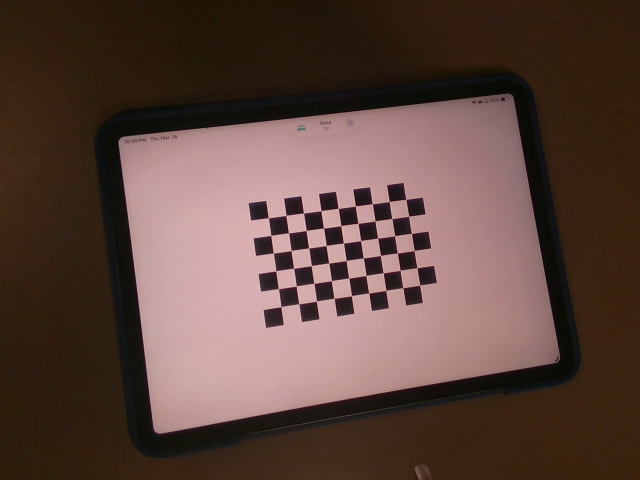
#> input picture Data/camera/camerapose1.png, 640 x 480 px; its folder holds only this picture in this run
$ jupyter execute calibration.ipynb
#> lines starting #> are read from the running program, lines starting #| are printed output that depends on the picture
[cell 1]
import numpy as np
import cv2 as cv
import glob
import os
import re

# termination criteria
criteria = (cv.TERM_CRITERIA_EPS + cv.TERM_CRITERIA_MAX_ITER, 30, 0.001)

# Inputs
num_squares_x = 10                               # Number of chessboard squares along the x-axis
num_squares_y = 7                               # Number of chessboard squares along the y-axis
num_interior_corners_x = num_squares_x - 1      # Number of interior corners along x-axis
num_interior_corners_y = num_squares_y - 1      # Number of interior corners along y-axis
checker_width = 10.006                           # Checker width (in mm)

# Generate corresponding world points for this pose checkerboard
objp = np.zeros((num_interior_corners_x * num_interior_corners_y, 3), np.float32)
objp[:, :2] = np.mgrid[0:num_interior_corners_x, 0:num_interior_corners_y].T.reshape(-1, 2)
objp = objp * checker_width

# Arrays to store object points and image points from all the images.
objpoints = [] # 3d point in real world space
imgpoints = [] # 2d points in image plane.

image_dir = 'Data/camera'
# Natural sort: handles camerapose1, camerapose2, ..., camerapose10 correctly
def natural_sort_key(filepath):
    filename = os.path.basename(filepath)
    return [int(text) if text.isdigit() else text.lower() for text in re.split(r'(\d+)', filename)]

images = sorted(glob.glob(os.path.join(image_dir, '*.png')), key=natural_sort_key)
print(f"Found {len(images)} images")

for fname in images:
    img = cv.imread(fname)
#> img is the input picture: shape (480, 640, 3); mean B, G, R 61.4, 69.7, 93.3
    if img is None:
        print(f"Failed to read {fname}")
        continue
    gray = cv.cvtColor(img, cv.COLOR_BGR2GRAY)
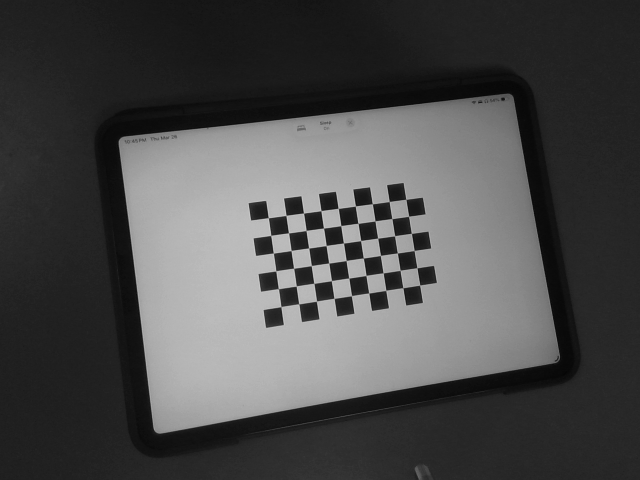
#> gray: shape (480, 640); min 5, max 202, mean 75.7

    # Find the chess board corners
    ret, corners = cv.findChessboardCorners(gray, (num_interior_corners_x, num_interior_corners_y), None)
#> ret = True; corners = 54 rows, first 8: [268.3, 217.6], [286, 215.4], [303.5, 213.1], [321, 210.6], [338.2, 208.4], [355.5, 206], [372.4, 203.7], [389.3, 201.5]

    # If found, add object points, image points (after refining them)
    if ret == True:
        objpoints.append(objp)

        corners2 = cv.cornerSubPix(gray, corners, (11,11), (-1,-1), criteria)
#> corners2 = 54 rows, first 8: [268.3, 217.7], [285.9, 215.4], [303.5, 213], [320.9, 210.6], [338.2, 208.4], [355.4, 206], [372.3, 203.7], [389.2, 201.5]
        imgpoints.append(corners2)
        print(f"Chessboard found in {os.path.basename(fname)}")
    else:
        print(f"Chessboard NOT found in {os.path.basename(fname)}")

print(f"\nSuccessfully detected {len(objpoints)} chessboards")

[cell 2]
import matplotlib.pyplot as plt
import matplotlib.patches as patches

# Create a summary of detection results
detection_results = []
for idx, fname in enumerate(images):
    img = cv.imread(fname)
    if img is None:
        continue
    gray = cv.cvtColor(img, cv.COLOR_BGR2GRAY)
    ret, corners = cv.findChessboardCorners(gray, (num_interior_corners_x, num_interior_corners_y), None)
    detection_results.append({
        'image': os.path.basename(fname),
        'detected': ret,
        'corners_count': len(corners) if ret else 0
    })

# Print summary table
print("=" * 70)
print(f"{'Image':<30} {'Detected':<15} {'Corners':<15}")
print("=" * 70)
for result in detection_results:
    status = "✓ Yes" if result['detected'] else "✗ No"
    print(f"{result['image']:<30} {status:<15} {result['corners_count']:<15}")
#> this loop made 1 pass
#> status on pass 1: '✓ Yes'
#> (printed output is left out)
print("=" * 70)
print(f"Total: {sum(1 for r in detection_results if r['detected'])} / {len(detection_results)} detected")
#| Total: 1 / 1 detected

# Visualize detected corners on all successful images
detected_count = sum(1 for r in detection_results if r['detected'])
#> detected_count = 1
cols = 4
rows = (detected_count + cols - 1) // cols
#> rows = 1

fig, axes = plt.subplots(rows, cols, figsize=(16, 4*rows))
axes = axes.flatten()

plot_idx = 0
for fname, result in zip(images, detection_results):
    if result['detected']:
        img = cv.imread(fname)
        img_rgb = cv.cvtColor(img, cv.COLOR_BGR2RGB)

        # Redraw corners for visualization
        gray = cv.cvtColor(img, cv.COLOR_BGR2GRAY)
        ret, corners = cv.findChessboardCorners(gray, (num_interior_corners_x, num_interior_corners_y), None)
        corners2 = cv.cornerSubPix(gray, corners, (11,11), (-1,-1), criteria)
        img_with_corners = cv.drawChessboardCorners(img_rgb.copy(), (num_interior_corners_x, num_interior_corners_y), corners2, ret)
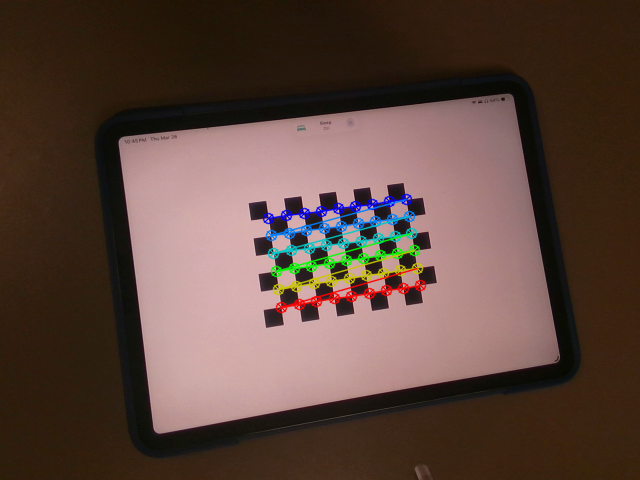
#> img_with_corners: shape (480, 640, 3); mean R, G, B 92.5, 70.2, 61.5

        axes[plot_idx].imshow(img_with_corners)
        axes[plot_idx].set_title(result['image'], fontsize=10)
        axes[plot_idx].axis('off')
        plot_idx += 1

# Hide unused subplots
for idx in range(plot_idx, len(axes)):
    axes[idx].axis('off')
#> this loop made 3 passes

plt.tight_layout()
plt.show()

print(f"\nDetailed summary: {len(objpoints)} images successfully calibrated")

[cell 3]
if len(objpoints) > 0:
    ret, mtx, dist, rvecs, tvecs = cv.calibrateCamera(objpoints, imgpoints, gray.shape[::-1], None, None)
#> ret = 0.052; mtx = [[609.4, 0, 343.2], [0, 612.4, 241.7], [0, 0, 1]]; dist = [[0.34, -32.46, 0.000479, -0.00265, 913.4]]; rvecs = ([-0.0901, -0.129, -0.146],); tvecs = ([-42.11, -13.39, 343.2],)
    print(f"Calibration successful")
else:
    print("ERROR: No chessboards detected. Cannot calibrate.")

[cell 4]
# Undistort all calibration images using remapping method
undistorted_dir = os.path.join(image_dir, 'undistorted')
os.makedirs(undistorted_dir, exist_ok=True)

print("Undistorting all images using remapping method...")
for fname in images:
    img = cv.imread(fname)
    if img is None:
        continue

    h, w = img.shape[:2]
    newcameramtx, roi = cv.getOptimalNewCameraMatrix(mtx, dist, (w, h), 1, (w, h))
#> newcameramtx = [[8424.3, 0, 272.4], [0, 2220.3, 231.7], [0, 0, 1]]; roi = (220, 222, 133, 19)

    # # Undistort using remapping (no cropping to preserve full checkerboard)
    # mapx, mapy = cv.initUndistortRectifyMap(mtx, dist, None, newcameramtx, (w, h), 5)
    # dst = cv.remap(img, mapx, mapy, cv.INTER_LINEAR)

    # Using OpenCV's built-in undistort function (alternative to remapping)
    dst = cv.undistort(img, mtx, dist, None, newcameramtx)
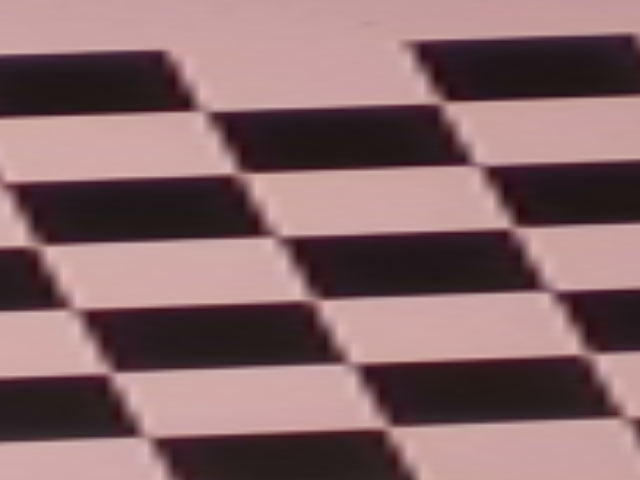
#> dst: shape (480, 640, 3); mean B, G, R 106.1, 104.1, 134.6

    # # crop the image
    # x, y, w, h = roi
    # dst = dst[y:y+h, x:x+w]

    # Save undistorted image (full size, no ROI cropping)
    output_name = os.path.basename(fname)
    output_path = os.path.join(undistorted_dir, f'undistorted_{output_name}')
    cv.imwrite(output_path, dst)

print(f"Saved {len(images)} undistorted images to {undistorted_dir}")

# Save complete calibration data for hand-eye calibration
calib_path = os.path.join(image_dir, 'calibration.npz')
np.savez(calib_path,
         mtx=mtx,                              # Camera intrinsic matrix (3x3)
         dist=dist,                            # Distortion coefficients
         rvecs=rvecs,                          # Rotation vectors (per chessboard pose)
         tvecs=tvecs,                          # Translation vectors (per chessboard pose)
         num_interior_corners_x=num_interior_corners_x,  # 9
         num_interior_corners_y=num_interior_corners_y,  # 6
         checker_width=checker_width)          # 10.006 mm

print(f"\n✓ Saved calibration data to: {calib_path}")
print("\nExported for hand-eye calibration:")
print(f"  - mtx: {mtx.shape} (camera intrinsic matrix)")
#|   - mtx: (3, 3) (camera intrinsic matrix)
print(f"  - dist: {dist.shape} (distortion coefficients)")
#|   - dist: (1, 5) (distortion coefficients)
print(f"  - rvecs: {len(rvecs)} poses (rotation vectors)")
#|   - rvecs: 1 poses (rotation vectors)
print(f"  - tvecs: {len(tvecs)} poses (translation vectors)")
#|   - tvecs: 1 poses (translation vectors)
print(f"  - Checkerboard: {num_interior_corners_x}×{num_interior_corners_y} corners @ {checker_width} mm spacing")

[cell 5]
print("Calculating reprojection error on calibration points...")
print("=" * 70)

mean_error = 0
errors_per_image = []

for i in range(len(objpoints)):
    imgpoints2, _ = cv.projectPoints(objpoints[i], rvecs[i], tvecs[i], mtx, dist)
    error = cv.norm(imgpoints[i], imgpoints2, cv.NORM_L2)/len(imgpoints2)
    mean_error += error
    errors_per_image.append(error)
#> this loop made 1 pass
#> (error, mean_error) on pass 1: (0.00707, 0.00707)
#> after the loop, errors_per_image = [0.00707]; mean_error = 0.00707

mean_error = mean_error/len(objpoints)

print(f"Mean Reprojection Error: {mean_error:.4f} pixels")
#| Mean Reprojection Error: 0.0071 pixels
print(f"Min Error: {min(errors_per_image):.4f} pixels")
#| Min Error: 0.0071 pixels
print(f"Max Error: {max(errors_per_image):.4f} pixels")
#| Max Error: 0.0071 pixels
print("=" * 70)
print(f"\n✓ All undistorted images saved to: {undistorted_dir}")
print(f"✓ Calibration parameters (mtx, dist) saved to: {os.path.join(image_dir, 'calibration.npz')}")
print("\nQuality Assessment:")
if mean_error < 0.5:
    print("  → EXCELLENT calibration quality")
elif mean_error < 1.0:
    print("  → GOOD calibration quality")
elif mean_error < 2.0:
    print("  → ACCEPTABLE calibration quality")
else:
    print("  → POOR calibration quality - consider retaking images")

[cell 6]
import matplotlib.pyplot as plt
import matplotlib.patches as mpatches

# Visualize reprojection errors
fig, axes = plt.subplots(2, 1, figsize=(14, 10))

# 1. Bar chart of errors per image
image_names = [os.path.basename(img) for img in images]
colors = ['red' if e > mean_error * 1.5 else 'orange' if e > mean_error else 'green' for e in errors_per_image]
#> colors = ['green']

ax = axes[0]
bars = ax.bar(range(len(errors_per_image)), errors_per_image, color=colors, alpha=0.7, edgecolor='black')
ax.axhline(y=mean_error, color='blue', linestyle='--', linewidth=2, label=f'Mean Error: {mean_error:.4f}')
ax.set_xlabel('Image Index', fontsize=12)
ax.set_ylabel('Reprojection Error (pixels)', fontsize=12)
ax.set_title('Reprojection Error per Calibration Image', fontsize=14, fontweight='bold')
ax.grid(axis='y', alpha=0.3)
ax.legend()
ax.set_xticks(range(len(errors_per_image)))
ax.set_xticklabels([str(i+1) for i in range(len(errors_per_image))], rotation=45)

# Add value labels on bars
for i, (bar, error) in enumerate(zip(bars, errors_per_image)):
    height = bar.get_height()
    ax.text(bar.get_x() + bar.get_width()/2., height,
            f'{error:.3f}', ha='center', va='bottom', fontsize=9)
#> this loop made 1 pass

# 2. Worst images highlight
ax = axes[1]
sorted_indices = sorted(range(len(errors_per_image)), key=lambda i: errors_per_image[i], reverse=True)
#> sorted_indices = [0]
worst_n = min(5, len(errors_per_image))
#> worst_n = 1
worst_indices = sorted_indices[:worst_n]
#> worst_indices = [0]

worst_names = [os.path.basename(images[i]) for i in worst_indices]
worst_errors = [errors_per_image[i] for i in worst_indices]
#> worst_errors = [0.00707]

bars = ax.barh(range(worst_n), worst_errors, color='coral', edgecolor='darkred', linewidth=2)
ax.set_yticks(range(worst_n))
ax.set_yticklabels(worst_names, fontsize=10)
ax.set_xlabel('Reprojection Error (pixels)', fontsize=12)
ax.set_title(f'Top {worst_n} Worst Calibration Images', fontsize=14, fontweight='bold')
ax.grid(axis='x', alpha=0.3)

# Add value labels
for i, (bar, error) in enumerate(zip(bars, worst_errors)):
    width = bar.get_width()
    ax.text(width, bar.get_y() + bar.get_height()/2.,
            f' {error:.4f}', ha='left', va='center', fontsize=10, fontweight='bold')
#> this loop made 1 pass

plt.tight_layout()
plt.show()
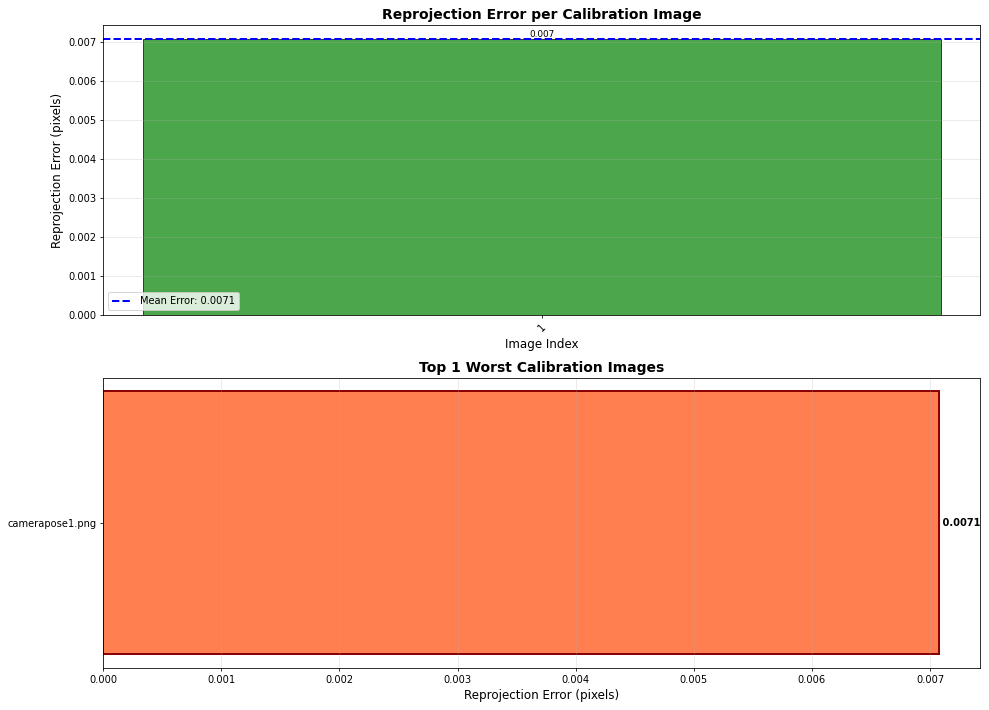
#> figure drawn by matplotlib, 2 panels

# Print error summary
print("\n" + "="*70)
print("REPROJECTION ERROR SUMMARY")
print("="*70)
print(f"\nImage-by-image breakdown:")
for i, (img, err) in enumerate(zip(image_names, errors_per_image)):
    status = "✓ Good" if err < mean_error else "⚠ High" if err > mean_error * 1.5 else "○ OK"
    print(f"  {i+1:2d}. {img:<30} {err:8.4f} px  {status}")
#> this loop made 1 pass
#> (printed output is left out)

print(f"\n{'-'*70}")
print(f"{'Metric':<30} {'Value':>15}")
print(f"{'-'*70}")
print(f"{'Mean Error':<30} {mean_error:>15.4f} px")
#| Mean Error                              0.0071 px
print(f"{'Min Error':<30} {min(errors_per_image):>15.4f} px (Image {errors_per_image.index(min(errors_per_image))+1})")
#| Min Error                               0.0071 px (Image 1)
print(f"{'Max Error':<30} {max(errors_per_image):>15.4f} px (Image {errors_per_image.index(max(errors_per_image))+1})")
#| Max Error                               0.0071 px (Image 1)
print(f"{'Std Dev':<30} {np.std(errors_per_image):>15.4f} px")
#| Std Dev                                 0.0000 px
print(f"{'-'*70}")
print(f"\nRecommendation: Images with error > {mean_error*1.5:.4f} px may need retaking.")
#| Recommendation: Images with error > 0.0106 px may need retaking.

$ run again, on Data/camera/camerapose13.png
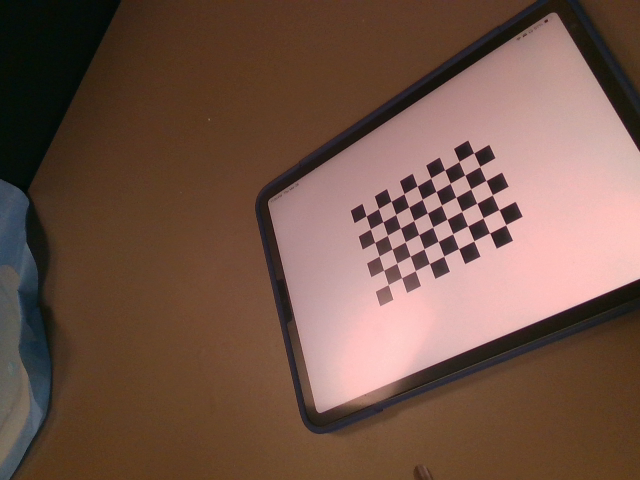
#> input picture Data/camera/camerapose13.png, 640 x 480 px
#> img is the input picture: shape (480, 640, 3); mean B, G, R 72.4, 85.4, 114.8
#> `gray = cv.cvtColor(img, cv.COLOR_BGR2GRAY)`:
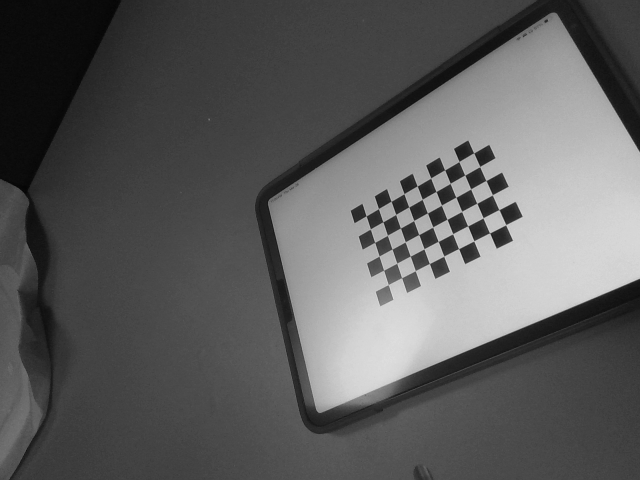
#> gray: shape (480, 640); min 5, max 222, mean 92.7
#> `ret, corners = cv.findChessboardCorners(gray, (num_interior_corners_x,..`: ret = True; corners = 54 rows, first 8: [366, 215.8], [378.5, 208.5], [391.1, 201.3], [404, 193.7], [417.2, 185.9], [430.8, 177.9], [444.7, 169.9], [459, 161.5]
#> corners2 = 54 rows, first 8: [366.4, 214.8], [378.4, 210.5], [390.7, 200.7], [404.5, 195.2], [417, 185.6], [431.2, 179], [444.5, 169.5], [459.3, 162]
#> the loop `for result in detection_results:` made 1 pass
#> status on pass 1: '✓ Yes'
#> (printed output is left out)
#| Total: 1 / 1 detected
#> detected_count = 1
#> the loop `for idx in range(plot_idx, len(axes)):` made 3 passes
#> `ret, mtx, dist, rvecs, tvecs = cv.calibrateCamera(objpoints, imgpoints..`: ret = 0.565; mtx = [[522.2, 0, 309.4], [0, 545.8, 203.4], [0, 0, 1]]; dist = [[2.67, -22.63, 0.00475, -0.0737, 75.88]]; rvecs = ([-0.488, 0.582, -0.38],); tvecs = ([40.79, 7.84, 376],)
#> newcameramtx = [[981.9, 0, 341.7], [0, 635.4, 213.5], [0, 0, 1]]; roi = (295, 172, 101, 67)
#|   - mtx: (3, 3) (camera intrinsic matrix)
#|   - dist: (1, 5) (distortion coefficients)
#|   - rvecs: 1 poses (rotation vectors)
#|   - tvecs: 1 poses (translation vectors)
#> the loop `for i in range(len(objpoints)):` made 1 pass
#> (error, mean_error) on pass 1: (0.0769, 0.0769)
#> after the loop `for i in range(len(objpoints)):`: errors_per_image = [0.0769]; mean_error = 0.0769
#| Mean Reprojection Error: 0.0769 pixels
#| Min Error: 0.0769 pixels
#| Max Error: 0.0769 pixels
#> colors = ['green']
#> the loop `for i, (bar, error) in enumerate(zip(bars, errors_per_image)):` made 1 pass
#> sorted_indices = [0]
#> worst_n = 1
#> worst_indices = [0]
#> worst_errors = [0.0769]
#> the loop `for i, (bar, error) in enumerate(zip(bars, worst_errors)):` made 1 pass
#> `plt.show()`:
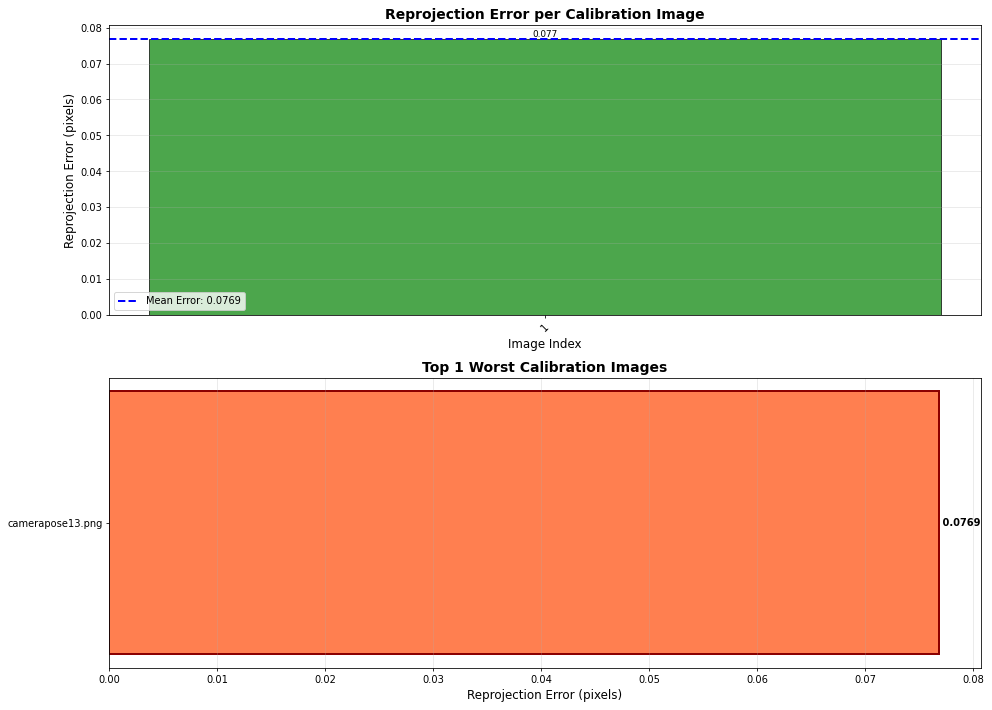
#> figure drawn by matplotlib, 2 panels
#> the loop `for i, (img, err) in enumerate(zip(image_names, errors_per_image)):` made 1 pass
#> (img, err, status) on pass 1: ('camerapose13.png', 0.0769, '○ OK')
#> (printed output is left out)
#| Mean Error                              0.0769 px
#| Min Error                               0.0769 px (Image 1)
#| Max Error                               0.0769 px (Image 1)
#| Std Dev                                 0.0000 px
#| Recommendation: Images with error > 0.1153 px may need retaking.
